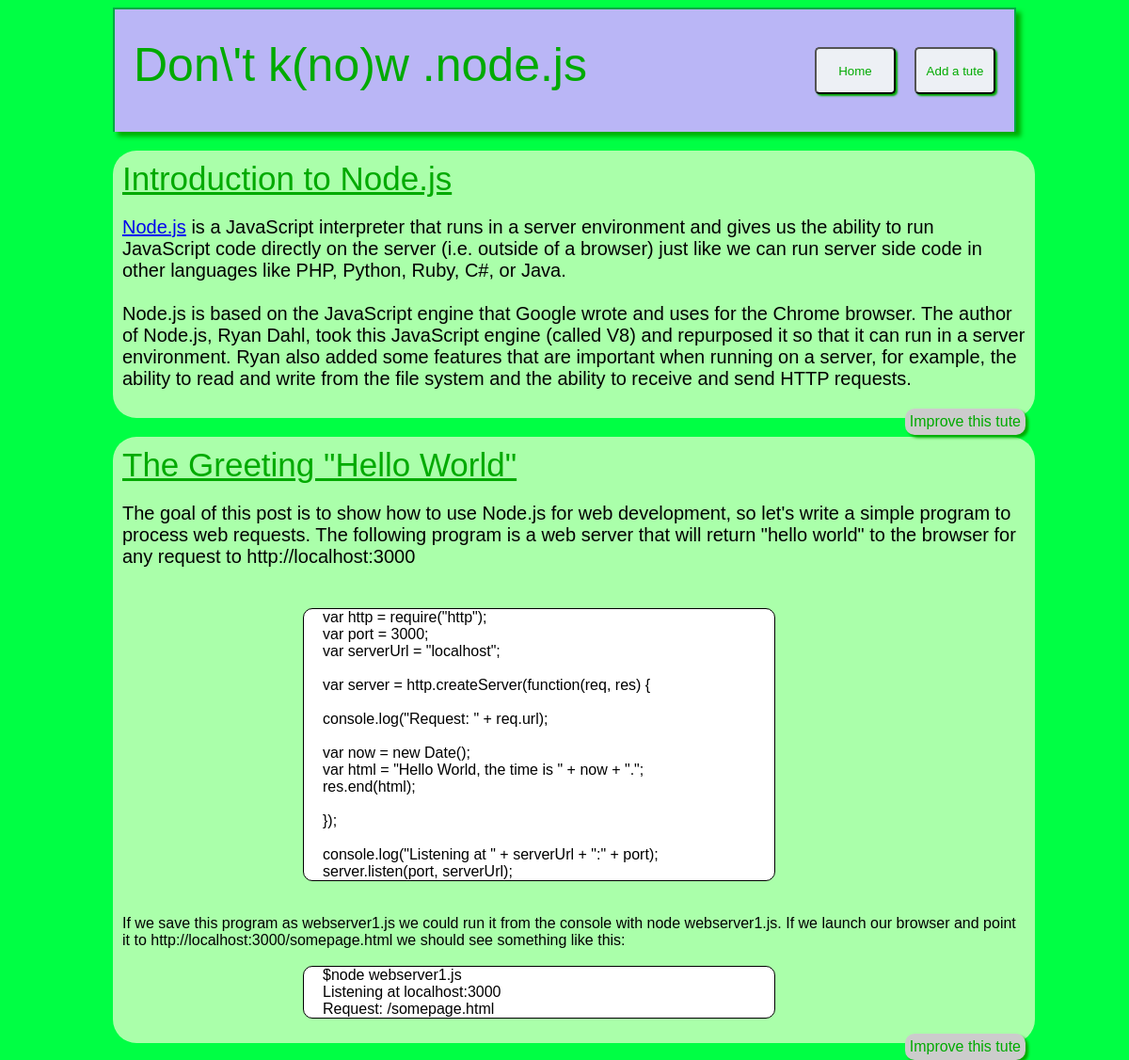
Screenshot of /index_nodejs.php with the database file from the repository.
### tables this page shows
CREATE TABLE IF NOT EXISTS `table_nodejs` (
  `id` int(11) NOT NULL AUTO_INCREMENT,
  `head` varchar(40) NOT NULL DEFAULT '',
  `description` varchar(20) NOT NULL,
  `image` varchar(20) NOT NULL DEFAULT '',
  PRIMARY KEY (`id`)
);

### index_nodejs.php (called while the page is built)
<?php include("head_section_start.php");
include("header.php");
include("content_nodejs.php");
include("head_section_close.php");
?>

### content_nodejs.php (the view, shortened to what this page needs)
<?php
include("constants_nodejs_tutorial.php");
$query = "SELECT * FROM `".TABLE_NODEJS."` ;";
$result = mysqli_query($connection,$query);
while($tute = mysqli_fetch_assoc($result)) {
	?>
	<?php
	$file = $_SERVER['DOCUMENT_ROOT'] . "/nodejs_tutorial/files";
	$fopen = fopen($file ."/". $tute['description'] ,"r") or exit($file ."/". $tute['description'] . "\""); ?>
	<div class="tute">
		<span class="head"><u><?php echo $tute["head"]; ?></u></span><br />
		<p class="description"><?php echo fread($fopen,filesize($file ."/". $tute['description'])); ?></p>
		<a href="improve_tute.php?tuteId=<?php echo $tute['id']; ?>" class="improveTuteButton">Improve this tute</a>
	</div>
	<?php
}
?>

### head_section_start.php (shortened to what this page needs)
<!DOCTYPE html PUBLIC "-//W3C//DTD XHTML 1.0 Transitional//EN" "http://www.w3.org/TR/xhtml1/DTD/xhtml1-transitional.dtd">
<html>
<head>
<link rel="stylesheet" href="nodejs.css" type="text/css"></link>
</head>
<body>

### header.php (shortened to what this page needs)
<div id="topBlock">
	<span id="nameHead">Don\'t k(no)w .node.js</span>
	<input type="button" id="addTuteButton" value="Add a tute">
	<input type="button" id="homeButton" value="Home">
</div>

### head_section_close.php
</body>
</html>

### nodejs.css (style rules this page uses)
body { width: 80%; margin-left: 10%; font-family: "Comic Sans MS", cursive, sans-serif; background-color: #0f4; }
body input { font-family: "Comic Sans MS", cursive, sans-serif; }
#topBlock { color: #0a0; height: 130px; border-top: 2px solid #0a4; border-left: 2px solid #0a4; border-right: 2px solid #0a4; background-color: #BAB6F6; box-shadow: 5px 5px 5px #0a0; }
#nameHead { display: block; float: left; font-size: 50px; margin-top: 30px; margin-left: 20px; }
#topBlock input { color: #0a0; background-color: #edf0f5; float: right; border-radius: 5px; width: 9%; height: 50px; margin-top: 40px; margin-right: 20px; box-shadow: 2px 2px 2px #0a0; }
.tute { margin-top: 20px; background-color: #afa; border-radius: 25px; padding: 10px 10px; width: 100%; }
.tute .head { font-size: 35px; color: #0a0; font-weight: 10; }
.tute .description { font-size: 20px; }
.improveTuteButton { background-color: #ccc; color: #0a0; border-radius: 10px; padding: 5px 5px 5px 5px; text-decoration: none; box-shadow: 3px 3px 3px #0a0; float: right; }

### rows the page displays
table_nodejs: head "Introduction to Node.js", description "Node.js is a JavaScript interpreter that runs in a server environment and gives us the ability to run JavaScript code directly on the server (i.e. outside of a browser) just like we can run server side code in other languages like PHP, Python, Ruby, C#, or Java. Node.js is based on the JavaScript engine that Google wrote and uses for the Chrome browser. The author of Node.js, Ryan Dahl, took this JavaScript engine (called V8) and repurposed it so that it can run in a server environment. Ryan also added some features that are important when running on a server, for example, the ability to read and write from the file system and the ability to receive and send HTTP requests."
table_nodejs: head "The Greeting \"Hello World\"", description "The goal of this post is to show how to use Node.js for web development, so let's write a simple program to process web requests. The following program is a web server that will return \"hello world\" to the browser for any request to http://localhost:3000 var http = require(\"http\"); var port = 3000; var serverUrl = \"localhost\"; var server = http.createServer(function(req, res) { console.log(\"Request: \" + req.url); var now = new Date(); var html = \"Hello World, the time is \" + now + \".\"; res.end(html); }); console.log(\"Listening at \" + serverUrl + \":\" + port); server.listen(port, serverUrl); If we save this program as webserver1.js we could run it from the console with node webserver1.js. If…"
